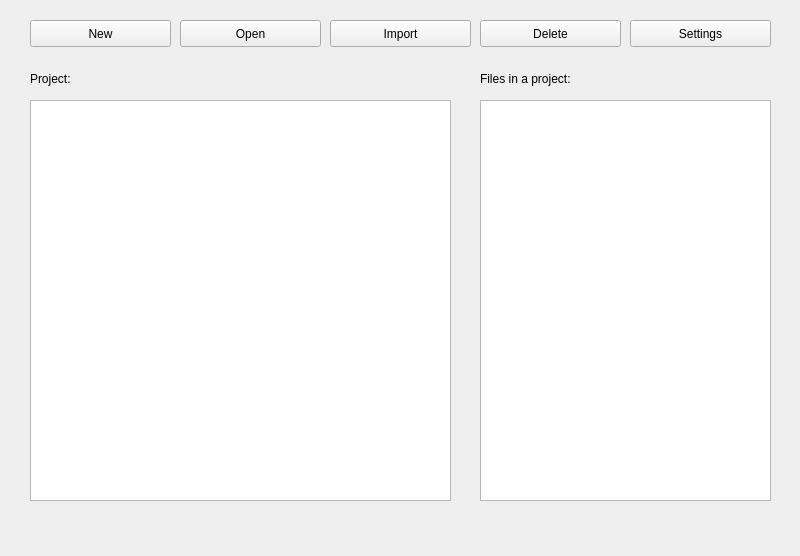
<?xml version="1.0" encoding="UTF-8"?>
<ui version="4.0">
 <class>ProjectManagement</class>
 <widget class="QMainWindow" name="ProjectManagement">
  <property name="geometry">
   <rect>
    <x>0</x>
    <y>0</y>
    <width>800</width>
    <height>556</height>
   </rect>
  </property>
  <property name="sizePolicy">
   <sizepolicy hsizetype="Fixed" vsizetype="Fixed">
    <horstretch>0</horstretch>
    <verstretch>0</verstretch>
   </sizepolicy>
  </property>
  <property name="minimumSize">
   <size>
    <width>800</width>
    <height>556</height>
   </size>
  </property>
  <property name="maximumSize">
   <size>
    <width>800</width>
    <height>556</height>
   </size>
  </property>
  <property name="windowTitle">
   <string>MainWindow</string>
  </property>
  <widget class="QWidget" name="centralwidget">
   <widget class="QLabel" name="label">
    <property name="geometry">
     <rect>
      <x>30</x>
      <y>70</y>
      <width>271</width>
      <height>17</height>
     </rect>
    </property>
    <property name="text">
     <string>Project:</string>
    </property>
   </widget>
   <widget class="QListWidget" name="listWidget">
    <property name="geometry">
     <rect>
      <x>30</x>
      <y>100</y>
      <width>421</width>
      <height>401</height>
     </rect>
    </property>
   </widget>
   <widget class="QPushButton" name="openProject_Button">
    <property name="geometry">
     <rect>
      <x>180</x>
      <y>20</y>
      <width>141</width>
      <height>27</height>
     </rect>
    </property>
    <property name="text">
     <string>Open</string>
    </property>
   </widget>
   <widget class="QPushButton" name="newProject_Button">
    <property name="geometry">
     <rect>
      <x>30</x>
      <y>20</y>
      <width>141</width>
      <height>27</height>
     </rect>
    </property>
    <property name="text">
     <string>New</string>
    </property>
   </widget>
   <widget class="QLabel" name="label_2">
    <property name="geometry">
     <rect>
      <x>480</x>
      <y>70</y>
      <width>161</width>
      <height>17</height>
     </rect>
    </property>
    <property name="text">
     <string>Files in a project:</string>
    </property>
   </widget>
   <widget class="QListWidget" name="listWidget_2">
    <property name="geometry">
     <rect>
      <x>480</x>
      <y>100</y>
      <width>291</width>
      <height>401</height>
     </rect>
    </property>
   </widget>
   <widget class="QPushButton" name="deleteProject_Button">
    <property name="geometry">
     <rect>
      <x>480</x>
      <y>20</y>
      <width>141</width>
      <height>27</height>
     </rect>
    </property>
    <property name="text">
     <string>Delete</string>
    </property>
   </widget>
   <widget class="QPushButton" name="importProject_Button">
    <property name="geometry">
     <rect>
      <x>330</x>
      <y>20</y>
      <width>141</width>
      <height>27</height>
     </rect>
    </property>
    <property name="text">
     <string>Import</string>
    </property>
   </widget>
   <widget class="QPushButton" name="settings_Button">
    <property name="geometry">
     <rect>
      <x>630</x>
      <y>20</y>
      <width>141</width>
      <height>27</height>
     </rect>
    </property>
    <property name="text">
     <string>Settings</string>
    </property>
   </widget>
  </widget>
  <widget class="QMenuBar" name="menubar">
   <property name="geometry">
    <rect>
     <x>0</x>
     <y>0</y>
     <width>800</width>
     <height>21</height>
    </rect>
   </property>
  </widget>
 </widget>
 <resources/>
 <connections/>
</ui>
